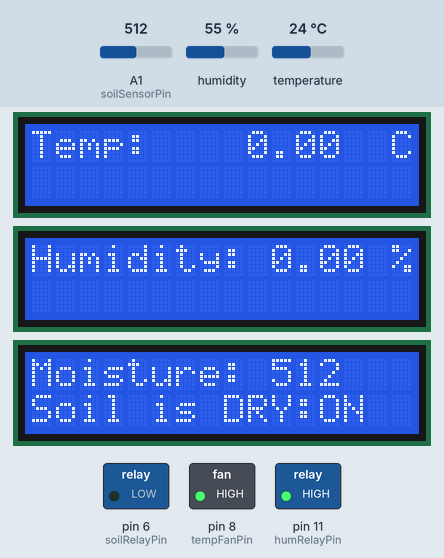
The sketch below on a simulated Arduino Uno, built with avr-gcc and run on an emulated ATmega328P. Shown: 3 × 16×2 character LCD, switched loads named in the sketch (green lamp = pin HIGH). Inputs (shaded band) come from the test bench; at power-on: A1 (soilSensorPin) = 512, temperature 24 °C, humidity 55 %. What the sketch prints to the serial monitor is not drawn.

Above: at 10.4 s.
10.5 s: A1 (soilSensorPin) set to 491
At 15.1 s:
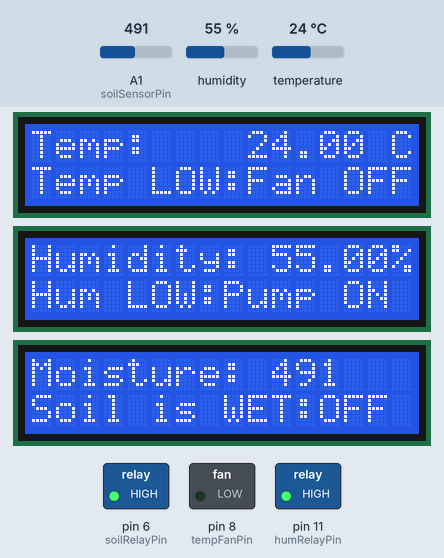
16.0 s: temperature set to 30.6 °C
At 22.7 s:
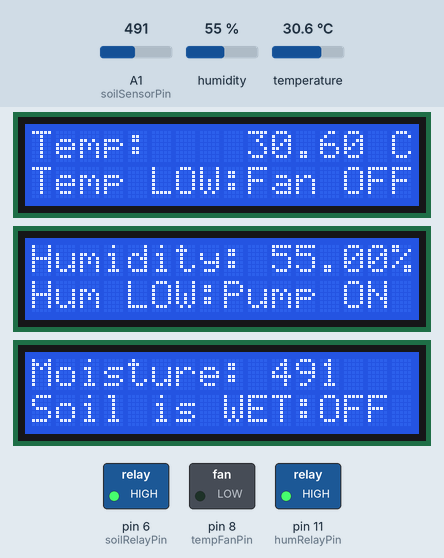
23.3 s: temperature set to 31.7 °C
At 24.5 s:
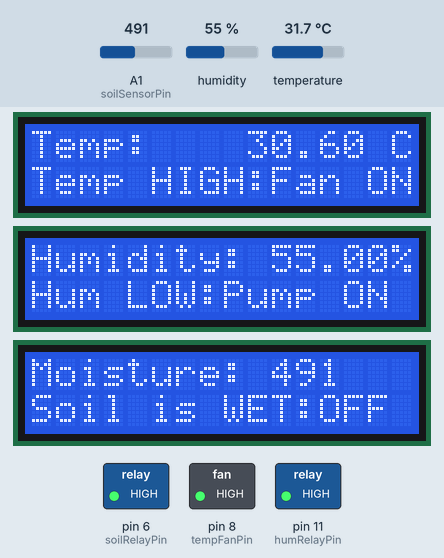
27.9 s: A1 (soilSensorPin) set to 0
At 32.0 s:
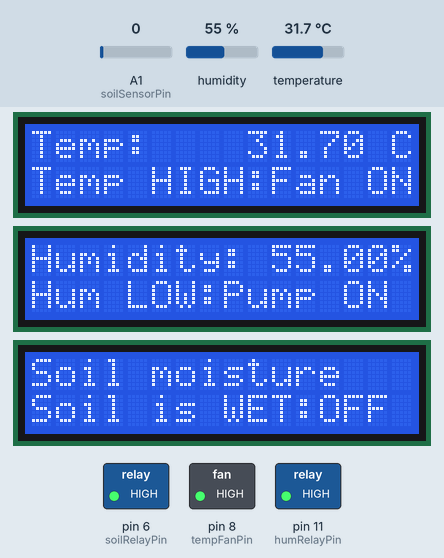
37.0 s: temperature set to 12 °C
At 41.5 s:
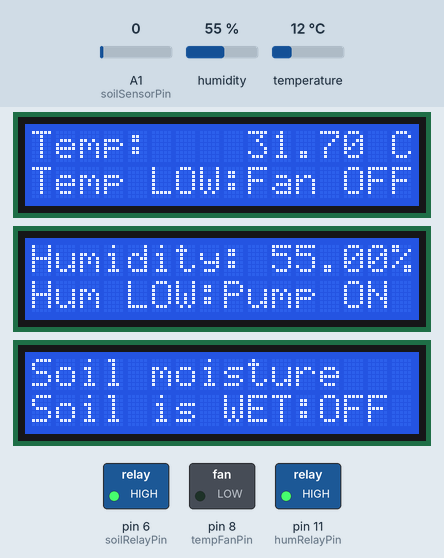
45.4 s: A1 (soilSensorPin) set to 511
At 48.9 s:
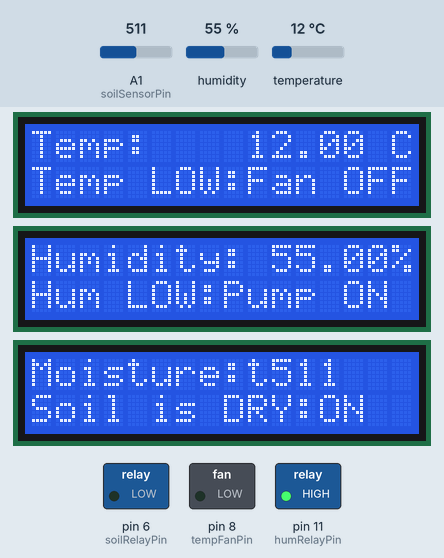
Timing chart, 0 to 50.4 s (numbered marks = the images above; inputs shaded):
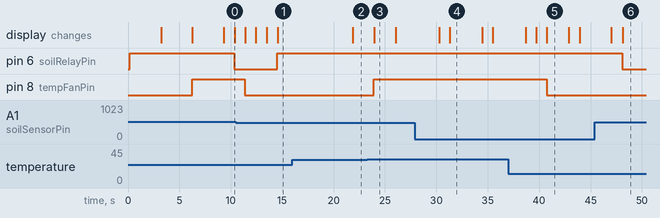

The sketch:

SoilTempHumTest.ino
```cpp
#include <DHT.h>
#include <Wire.h>
#include <LiquidCrystal_I2C.h>
LiquidCrystal_I2C tempLCD(0x25, 16, 2);    // Temperature display
LiquidCrystal_I2C humLCD(0x27, 16, 2); // Humidity display
LiquidCrystal_I2C soilLCD(0x26, 16, 2);     // Soil moisture display

//Define sensor pins
int soilSensorPin = A1;    // Soil moisture sensor analog pin
int dht22SensorPin = 3; // DHT22 sensor digital pin

//Define output pins
int soilRelayPin = 6; // Relay control digital pin
int humRelayPin = 11; // Relay control digital pin
int tempFanPin = 8; // Fan control digital pin

//Define sensor values and standerd values
int moistureValue = 0; // Variable to store sensor value
int realSoilMoistureValue =0; //human-readable percentage of soil moisture after mapping.
int standardMoisture = 500;   // Adjust this depending on soil (0-1023)

double tempValue = 0; // Variable to store sensor value
double standardTemp = 31.1; // Adjust this depending on temp

double humValue = 0; // Variable to store sensor value
double standardHum = 90.0; // Adjust this depending on Hum

#define DHTTYPE DHT22
DHT dht(dht22SensorPin,DHTTYPE);

#define LCD_MOVERIGHT 0x04

void setup() {
  Serial.begin(9600);

  // Initialize I2C communication
  Wire.begin();

  // Initialize all three LCD displays
  tempLCD.init();
  tempLCD.backlight();

  humLCD.init();
  humLCD.backlight();

  soilLCD.init();
  soilLCD.backlight();

  pinMode(soilSensorPin , INPUT); //Soil moisture sensor pin as input
  pinMode(soilRelayPin, OUTPUT);   // Relay pin as output

  pinMode(dht22SensorPin, INPUT); //DHT22 sensor pin as input
  pinMode(tempFanPin, OUTPUT);   // Relay pin as output
  pinMode(humRelayPin, OUTPUT);   // Relay pin as output

  dht.begin(); //Initialize DHT sensor

  digitalWrite(soilRelayPin,HIGH); // Ensure pump is OFF at start
  Serial.println("Soil Moisture Monitoring...");
  soilLCD.setCursor(0, 0);
  soilLCD.print("Soil Moisture");
  soilLCD.setCursor(0, 1);
  soilLCD.print("Monitoring...");
  delay(3000);

  digitalWrite(humRelayPin,HIGH);
  Serial.println("Humidity Monitoring...");
  humLCD.setCursor(0, 0);
  humLCD.print("Humidity ");
  humLCD.setCursor(0, 1);
  humLCD.print("Monitoring...");
  delay(3000);

  digitalWrite(tempFanPin,HIGH);
  Serial.println("Temperature Monitoring...");
  tempLCD.setCursor(0, 0);
  tempLCD.print("Temperature");
  tempLCD.setCursor(0, 1);
  tempLCD.print("Monitoring...");
  delay(3000);

  soilLCD.clear();
  humLCD.clear();
  tempLCD.clear();

}

void loop() {
   Serial.println("--------------------------------------------------------");
     // Read moisture level
     moistureValue = analogRead(soilSensorPin);

     /*realSoilMoistureValue = map(moistureValue, 0, 30000, 0, 100);
     moistureValue = constrain(moistureValue, 0, 100);*/

     //Check if soil moisture sensor readings are valid
    if (moistureValue == 1023 || moistureValue == 0) {
     Serial.println("Soil moisture sensor may be disconnected!");

     soilLCD.setCursor(0, 0);
     soilLCD.print("Soil moisture ");
     soilLCD.setCursor(0, 1);
     soilLCD.print("Sensor Error!      ");
    }  else {

     //Print values
     Serial.print("Moisture:");
     Serial.println(moistureValue);
     //Serial.println("%");

     soilLCD.setCursor(0,0);
     soilLCD.print("Moisture:");
     soilLCD.setCursor(10,0);
     soilLCD.print(moistureValue);
     soilLCD.setCursor(13,0);
     //soilLCD.print("%");
    }
    //---------------------------------------------------------
     // Check Temp and hum readings are valid

   if (isnan(tempValue) || isnan(humValue)) {

     Serial.println("DHT22 sensor may be disconnected!");

     tempLCD.setCursor(0, 0);
     tempLCD.print("DHT22 Error!      ");
     delay(1000);

     humLCD.setCursor(0, 0);
     humLCD.print("DHT22 Error!      ");
     delay(1000);

    } else {
     // Print values
     Serial.print("Temperature: ");
     Serial.print(tempValue);
     Serial.println("°C");

     tempLCD.setCursor(0, 0);
     tempLCD.print("Temp:");
     tempLCD.setCursor(9, 0);
     tempLCD.print(tempValue);
     tempLCD.setCursor(15, 0);
     tempLCD.print("C");

     Serial.print("Humidity: ");
     Serial.print(humValue);
     Serial.println("%");

     humLCD.setCursor(0, 0);
     humLCD.print("Humidity:");
     humLCD.setCursor(10, 0);
     humLCD.print(humValue);
     humLCD.setCursor(15, 0);
     humLCD.println("%");

  delay(1000); // 1 second delay before next reading
  Serial.println("---------------------------------------------------------");
     // Check soil condition
    if (moistureValue < standardMoisture) {
     // Soil is dry
     digitalWrite(soilRelayPin, HIGH); // Turn pump ON
     Serial.println("Soil is WET: Pump OFF");

     soilLCD.setCursor(0,1);
     soilLCD.println("Soil is WET:OFF ");

    }else {
     // Soil is wet
     digitalWrite(soilRelayPin, LOW);  // Turn pump OFF
     Serial.println("Soil is DRY : Pump ON");

     soilLCD.setCursor(0,1);
     soilLCD.println("Soil is DRY:ON  ");
    }
  delay(1000); // 1 second delay before next reading
  Serial.println("---------------------------------------------------------");
     // Read temperature level
     tempValue = dht.readTemperature(); // was digitalRead

     // Check temperature condition
    if (tempValue > standardTemp) {
     // Temperature is high
     digitalWrite(tempFanPin, HIGH); // Turn fan ON
     Serial.println("Temperature is HIGH :Fan ON");

     tempLCD.setCursor(0,1);
     tempLCD.print("Temp HIGH:Fan ON");
    } else {

     //Temperature is low
     digitalWrite(tempFanPin, LOW);  // Turn fan OFF
     Serial.println("Temperature is LOW :Fan OFF");

     tempLCD.setCursor(0,1);
     tempLCD.print("Temp LOW:Fan OFF");
    }
  delay(1000); // 1 second delay before next reading
  Serial.println("---------------------------------------------------------");
     // Read humidity level
     humValue = dht.readHumidity();

     // Check humidity condition
     if (humValue > standardHum) {
     // Humidty is high
     digitalWrite(humRelayPin, LOW);  // Turn pump OFF
     Serial.println("Humidity is HIGH :Pump OFF");

     humLCD.setCursor(0,1);
     humLCD.print("Hum HIGH:Pump OFF");
    } else {
     // Humidity is low
     digitalWrite(humRelayPin, HIGH); // Turn pump ON
     Serial.println("Humidity is LOW :Pump ON");

     humLCD.setCursor(0,1);
     humLCD.print("Hum LOW:Pump ON");
    }
  delay(1000); // 1 second delay before next reading
}
}
```

Measured:
- the behaviour switches between 500 and 499 on A1 (soilSensorPin) (found by bisection; images 0 and 1)
- the behaviour switches between 31.1 and 31.2 °C on temperature (found by bisection; images 2 and 3)
- after the input at 10.5 s, pin 6 (soilRelayPin): LOW → HIGH after 4.0 s
- after the input at 16.0 s, the display: changes after 5.9 s (image 2)
- after the input at 23.3 s, pin 8 (tempFanPin): LOW → HIGH after 0.61 s; the display: changes after 0.65 s (image 3)
- after the input at 27.9 s, the display: first changes after 2.4 s (image 4 shows a later state)
- after the input at 37.0 s, pin 8 (tempFanPin): HIGH → LOW after 3.7 s; the display: first differs from a run without the input after 3.8 s (image 5)
- after the input at 45.4 s, pin 6 (soilRelayPin): HIGH → LOW after 2.7 s; the display: first changes after 1.6 s (image 6 shows a later state)
